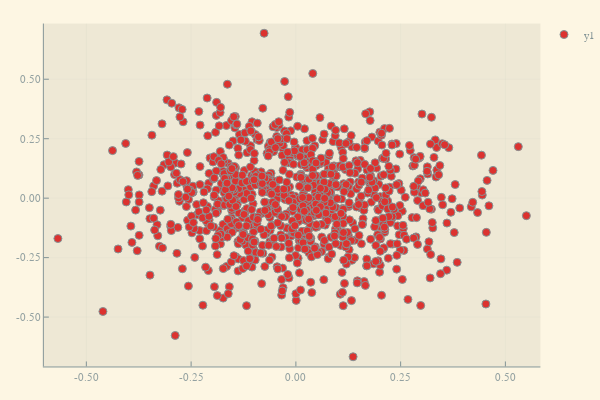

The code cell stored with this chart in its notebook:
### Code cell
decvar = (s'y)' / 16
scatter(real(decvar), imag(decvar))

### Figure 1 — Plotly figure (JSON) as saved in the notebook; plotly's stock layout.template omitted (floating-point values rounded to 4 significant figures; data arrays with more than 128 entries replaced by an {"elided": "..."} marker saying what was removed)
{"data": [{"colorbar": {"title": ""}, "hoverinfo": "text", "legendgroup": "y1", "marker": {"color": "rgba(220, 50, 47, 1.000)", "line": {"color": "rgba(131, 148, 150, 1.000)", "width": 1}, "size": 8, "symbol": "circle"}, "mode": "markers", "name": "y1", "showlegend": true, "text": {"elided": "1000 null values"}, "type": "scatter", "x": {"elided": "1000 float values"}, "xaxis": "x1", "y": {"elided": "1000 float values"}, "yaxis": "y1", "zmax": 0.1, "zmin": -0.1}], "layout": {"annotations": [], "height": 400, "legend": {"bgcolor": "rgba(253, 246, 227, 1.000)", "bordercolor": "rgba(147, 161, 161, 1.000)", "font": {"color": "rgba(131, 148, 150, 1.000)", "family": "sans-serif", "size": 11}, "tracegroupgap": 0, "x": 1, "y": 1}, "margin": {"b": 20, "l": 0, "r": 0, "t": 20}, "paper_bgcolor": "rgba(253, 246, 227, 1.000)", "plot_bgcolor": "rgba(238, 232, 213, 1.000)", "showlegend": true, "width": 600, "xaxis": {"anchor": "y1", "domain": [0.08064, 0.9934], "gridcolor": "rgba(131, 148, 150, 0.100)", "gridwidth": 0.5, "linecolor": "rgba(131, 148, 150, 1.000)", "mirror": false, "range": [-0.6014, 0.5836], "showgrid": true, "showline": true, "showticklabels": true, "tickangle": 0, "tickcolor": "rgb(131, 148, 150)", "tickfont": {"color": "rgba(147, 161, 161, 1.000)", "family": "sans-serif", "size": 11}, "tickmode": "array", "ticks": "inside", "ticktext": ["-0.50", "-0.25", "0.00", "0.25", "0.50"], "tickvals": [-0.5, -0.25, 0, 0.25, 0.5], "title": "", "titlefont": {"color": "rgba(147, 161, 161, 1.000)", "family": "sans-serif", "size": 15}, "type": "-", "visible": true, "zeroline": false, "zerolinecolor": "rgba(131, 148, 150, 1.000)"}, "yaxis": {"anchor": "x1", "domain": [0.03762, 0.9902], "gridcolor": "rgba(131, 148, 150, 0.100)", "gridwidth": 0.5, "linecolor": "rgba(131, 148, 150, 1.000)", "mirror": false, "range": [-0.7076, 0.7342], "showgrid": true, "showline": true, "showticklabels": true, "tickangle": 0, "tickcolor": "rgb(131, 148, 150)", "tickfont": {"color": "rgba(147, 161, 161, 1.000)", "family": "sans-serif", "size": 11}, "tickmode": "array", "ticks": "inside", "ticktext": ["-0.50", "-0.25", "0.00", "0.25", "0.50"], "tickvals": [-0.5, -0.25, 0, 0.25, 0.5], "title": "", "titlefont": {"color": "rgba(147, 161, 161, 1.000)", "family": "sans-serif", "size": 15}, "type": "-", "visible": true, "zeroline": false, "zerolinecolor": "rgba(131, 148, 150, 1.000)"}}}
